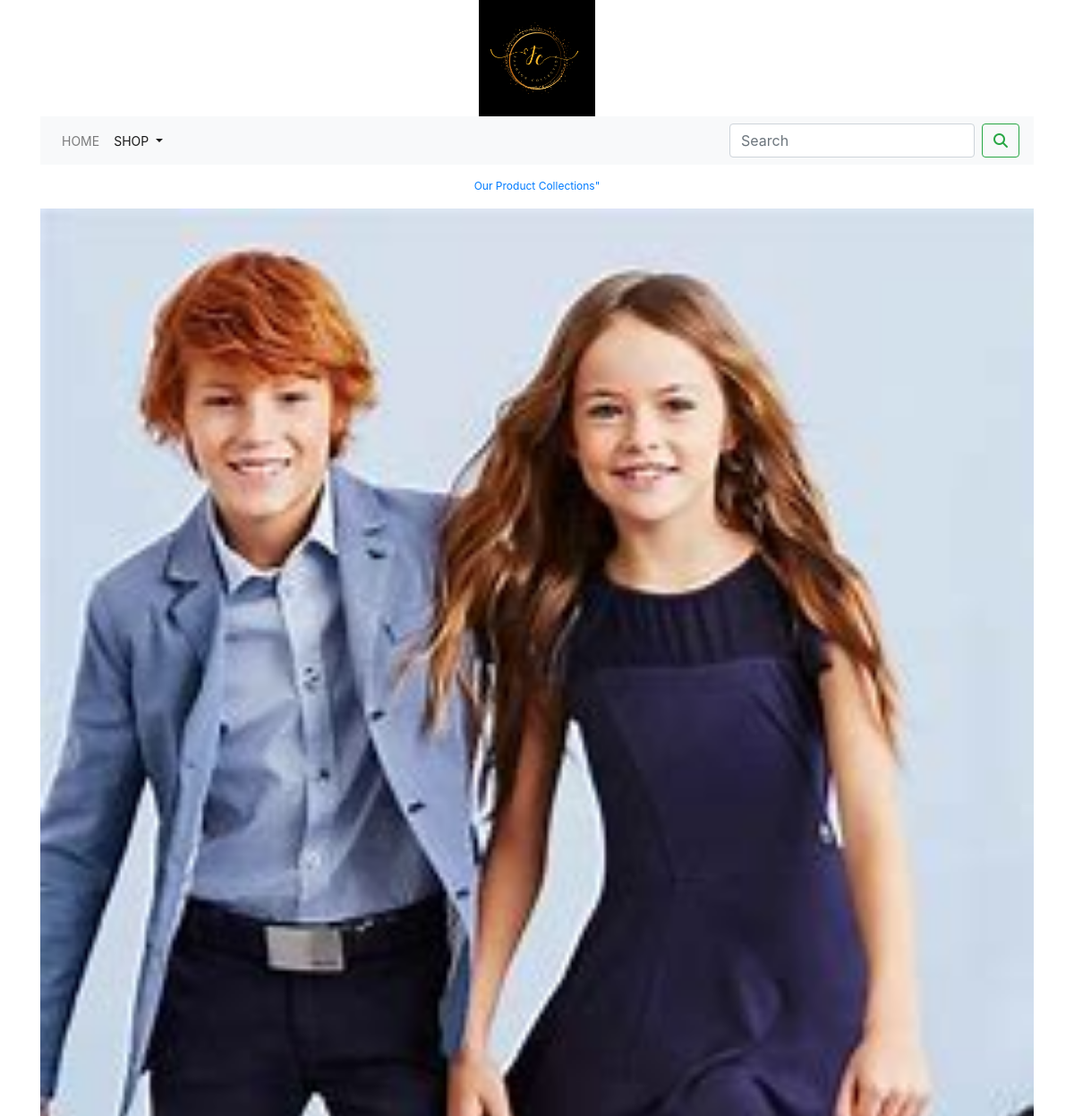
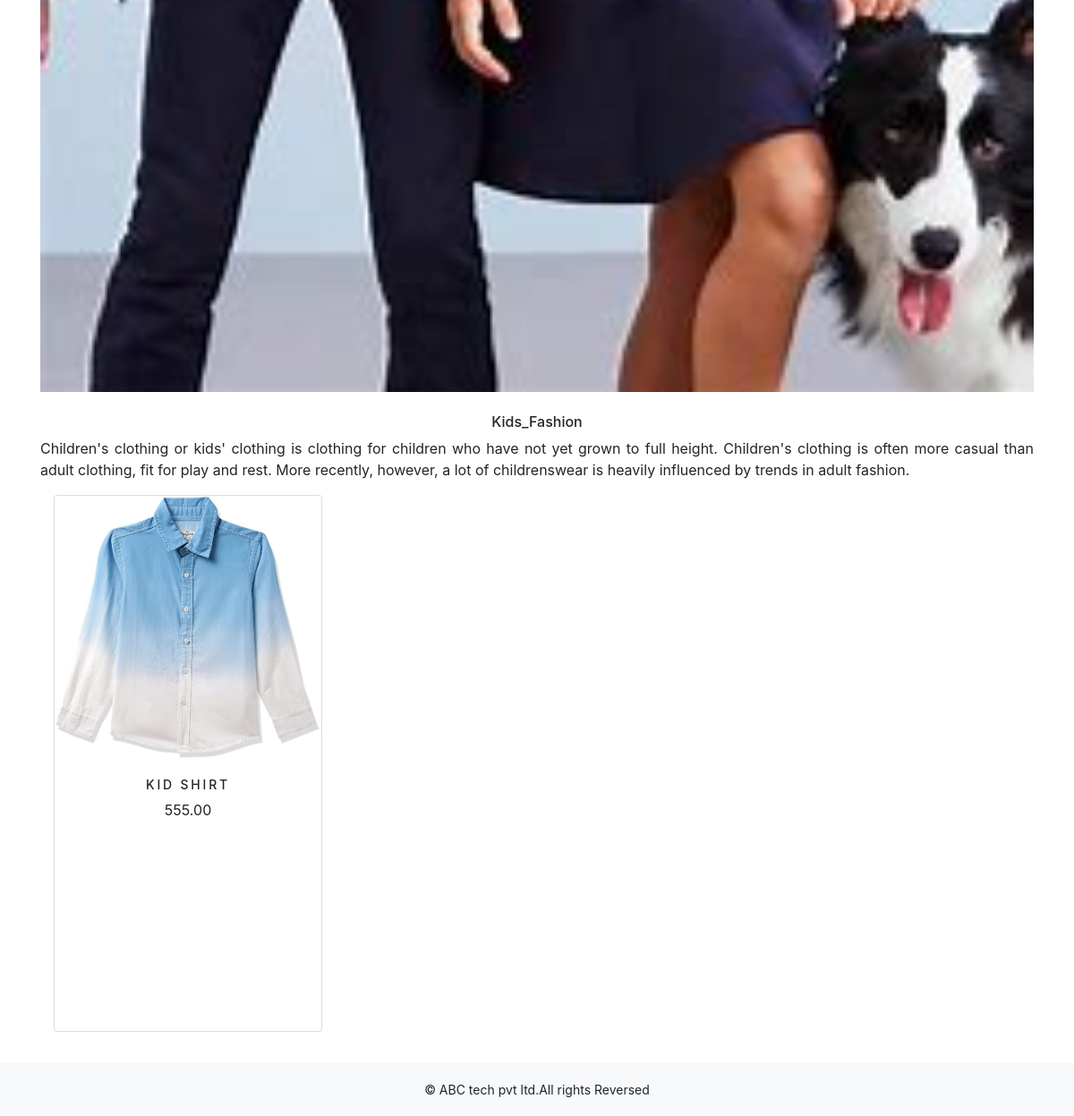
The page /shop/kids_fashion/ on the database its author committed (2 pictures, top to bottom).
### shop/models.py (models this page shows, shortened)
class Category(models.Model):
    name=models.CharField(max_length=250,unique=True)
    slug=models.SlugField(max_length=250,unique=True)
    description=models.TextField(blank=True)
    image=models.ImageField(upload_to='category',blank=True)
    class Meta:
        ordering=('name',)
        verbose_name='category'
        verbose_name_plural='categories'
    def get_url(self):
        return reverse('shop:products_by_category', args=[self.slug])

class Product(models.Model):
    name = models.CharField(max_length=250, unique=True)
    slug = models.SlugField(max_length=250, unique=True)
    description = models.TextField(blank=True)
    price = models.DecimalField(max_digits=10, decimal_places=2)
    category = models.ForeignKey(Category, on_delete=models.CASCADE)
    image = models.ImageField(upload_to='product', blank=True)
    stock = models.IntegerField()
    available = models.BooleanField(default=True)
    created = models.DateTimeField(auto_now_add=True)
    updated = models.DateTimeField(auto_now=True)
    def get_url(self):
        return reverse('shop:prodCatdetail', args=[self.category.slug,self.slug])
    class Meta:
        ordering=('name',)
        verbose_name='product'
        verbose_name_plural='products'

### shop/views.py (the view)
# urls.py: path('',views.allProdCat,name='allProdCat'),
def allProdCat(request,c_slug=None):
    c_page=None
    products_list=None
    if c_slug!=None:
        c_page=get_object_or_404(Category,slug=c_slug)
        products_list=Product.objects.all().filter(category=c_page,available=True)
    else:
        products_list=Product.objects.all().filter(available=True)
    paginator=Paginator(products_list,6)
    try:
        page=int(request.GET.get('page','1'))
    except:
        page=1
    try:
        products=paginator.page(page)
    except ( EmptyPage,InvalidPage ):
        products=paginator.page(paginator.num_pages)
    return render(request,'category.html', {'category':c_page,'products':products})

### cart/context_processors.py (called while the page is built)
def counter(request):
    item_count=0
    if 'admin' in request.path:
        return {}
    else:
        try:
            cart=Cart.objects.filter(cart_id=_cart_id(request))
            car_items=CartItem.objects.all().filter(cart=cart[:1])
            for cart_item in car_items:
                item_count += cart_item.quantity
        except Cart.DoesNotExist:
            item_count =0
    return dict(item_count=item_count)

### cart/views.py (called while the page is built)
def _cart_id(request):
    cart=request.session.session_key
    if not cart:
        cart=request.session.create()
    return cart

### shop/context_processors.py (called while the page is built)
def menu_links(request):
    links=Category.objects.all()
    return dict(links=links)

### templates/category.html (shortened to what this page needs)
{% extends 'base.html' %}
{% load static %}
{% block content %}
{% if category %}
    <div>
        <div class="row my_row_class">
            <div class="mx-auto">
            <p><a href="{% url 'shop:allProdCat' %}">Our Product Collections" </a></p>
        </div>
            </div>
    </div>
    {% endif %}
    <div class="mx-auto">
        {% if category %}
        <img class="my_image" src="{{category.image.url}}" alt="{{category.name}}">
    </div>
    <br>
    <div>
        <h1 class="text-center my_title">{{category.name}}</h1>
        <p class="text-justify">{{category.description}}</p>
    </div>
    {% endif %}
<div class="container">
    <div class="row mx_auto">
        {% for product in products.object_list %}
        <div class="my_bottom_margin col-9 col-sm-12 col-md-4 col-lg-4">
            <div class="card text-center" style="min-width:18rem; width:300px; height:600px;"  >
                <a href="{{product.get_url}}"><img class="card-img-top my_image" src="{{product.image.url}}" alt="{{product.name}}"></a>
                <div class="card-body">
                    <h4>{{product.name}}</h4>
                    <p>{{product.price}}</p>
                </div>
            </div>
        </div>
        {% endfor %}
    </div>
    <br>
</div>
{% endblock %}

### static/css/custom.css (style rules this page uses)
body { font-family: 'Poppins', sans-serif; }
.my_row_class { padding-top : 15px; }
.my_row_class .mx-auto { color : #000; font-size : 12px; }
.my_image { width : 100%; height : auto; }
.my_title { font-size : 16px; text_transform : uppercase; latter-spacing : .2em; }
.my_bottom_margin { margin-bottom : 10px; }
.card-body h4 { font-size : 14px; text-transform : uppercase; letter-spacing : .2em; }

### rows shown on the page
Category: image (picture), name "Kids_Fashion", description "Children's clothing or kids' clothing is clothing for children who have not yet grown to full height. Children's clothing is often more casual than adult clothing, fit for play and rest. More recently, however, a lot of childrenswear is heavily influenced by trends in adult fashion."
Product: image (picture), name "KID SHIRT", price "555.00"
